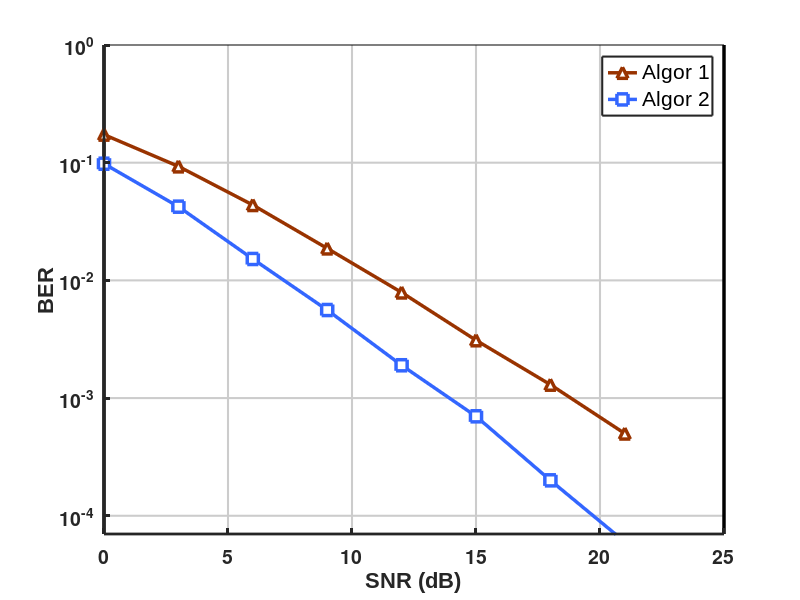

MATLAB code for this plot:
clear, clc
% Codes for plotting line chart
% Author : Yu-Cheng Lin 2021. 08. 06

%%%%%%%%%%%%%%%%%%%%%%%%%%%%%%%%%%%%%%%%%%%%%
% 1. Notice that the ticks difference need to 
%    be large enough (otherwise, the tick value
%    will be wrong due to the Font Size)
% 2. Number of Line must be Less than 5 (due
%    to limited color and marker)
%%%%%%%%%%%%%%%%%%%%%%%%%%%%%%%%%%%%%%%%%%%%%

%%%%%%%%%%%%%%%% modify here %%%%%%%%%%%%%%%%
%% Example 1
n_data = 3;
data_y = rand(n_data, 4);
data_x = 0:6:18;
legend_display_name = {'Algor 1', 'Algor 2', 'Algor 3'};
xtiks = 0:5:20;
ytiks = 0:0.2:1.3;
x_range = [0 20];
y_range = [0 1.3];
Y_log_scale_on = false;
x_label_name = "Iteration";
y_label_name = "Values";
%% Example 2
n_data = 2;
data_y =[0.1732 0.0931 0.0437 0.0187 0.0079 0.0031 0.0013 0.0005 ;
        0.0980 0.0423 0.0152 0.0056 0.0019 0.0007 0.0002 0.00006 ];
data_x = 0:3:21;
legend_display_name = {'Algor 1', 'Algor 2'};
xtiks = 0:5:20;
ytiks = 10.^([-4:0]);
x_range = [0 25];
y_range = [7e-5 1];
Y_log_scale_on = true;
x_label_name = "SNR (dB)";
y_label_name = "BER";
%%%%%%%%%%%%%%%%%%%%%%%%%%%%%%%%%%%%%%%%%%%%%

%%%%% Do not modify the following codes %%%%%
figure;
hold on;
col = {[0.6 0.2 0], [0.2 0.4 1], 'black', [0.3 0.4 0], [0.5 0.3 0.1]};
mark = {'-^', '-s', '-o', '->', '-^'};
leg = [];

if Y_log_scale_on
    set(gca, 'YScale', 'log')
end
set(gca, 'LineWidth', 1)
xlim(x_range);
ylim(y_range);
xl = xlim;
yl = ylim;

% plot grid lines
for ii = 1 : length(xtiks)
    if (xtiks(ii) == xl(1) || xtiks(ii) == xl(2))
        continue
    end
    plot(ones(1,2)*xtiks(ii),yl, 'Color', [1 1 1]*0.8, 'LineWidth',1.5);
end
for ii = 1 : length(ytiks)
    if (ytiks(ii) == yl(1) || ytiks(ii) == yl(2))
        continue
    end
    plot(xl,ones(1,2)*ytiks(ii), 'Color', [1 1 1]*0.8, 'LineWidth',1.5);
end

% plot box
plot(xl,ones(1,2)*yl(1), '-k',  ones(1,2)*xl(1), yl,'-k', 'LineWidth',2.5);
plot(xl,ones(1,2)*yl(2), '-k',  ones(1,2)*xl(2), yl,'-k', 'LineWidth',2.5);

% plot BER curve
for ii = 1 : n_data
    h = plot(data_x, data_y(ii,:), mark{ii}, 'LineWidth', 2.5, 'Color', col{ii}, 'MarkerSize', 8, 'MarkerFaceColor', 'w');
    leg = [leg h];
end

% X/Y Tick font
set(gca,'LineWidth',2,'TickLength',[0.01 0.01], 'Layer', 'top');
set(gca, 'YTickLabel',get(gca,'YTickLabel'), 'fontweight', 'bold', 'FontSize', 14)

% X/Y Label font
xlabel(x_label_name, 'FontSize', 16, 'FontName', 'Arial');
ylabel(y_label_name, 'FontSize', 16, 'FontName', 'Arial');
% Legend
legend(leg, legend_display_name, 'FontName', 'Arial', 'FontSize', 15, 'LineWidth', 1.5);
drawnow
%%%%%%%%%%%%%%%%%%%%%%%%%%%%%%%%%%%%%%%%%%%%%
saveas(gcf, 'line_plot.jpg')
